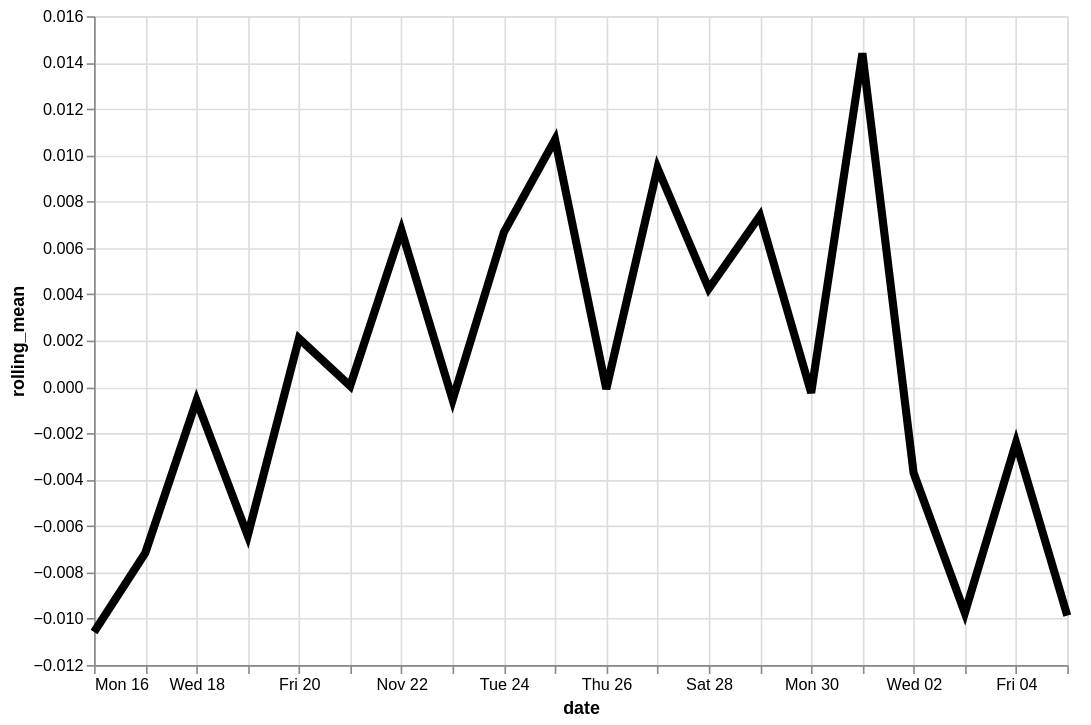

Vega-Lite specification for this chart:
### Vega-Lite specification from a JSON file in a GitHub repository (floating-point values rounded to 4 significant figures)
{"config": {"view": {"continuousWidth": 400, "continuousHeight": 300}}, "data": {"name": "data-cdfc31b17921d26df27ffb8aee7bc994"}, "mark": {"type": "line", "color": "black", "size": 5}, "encoding": {"x": {"type": "temporal", "field": "date"}, "y": {"type": "quantitative", "field": "rolling_mean"}}, "height": 400, "transform": [{"window": [{"op": "mean", "field": "residual", "as": "rolling_mean"}], "frame": [-4, 3]}], "width": 600, "$schema": "https://vega.github.io/schema/vega-lite/v4.8.1.json", "datasets": {"data-cdfc31b17921d26df27ffb8aee7bc994": [{"date": "2020-11-16", "residual": 0.0237}, {"date": "2020-11-17", "residual": 0.004311}, {"date": "2020-11-18", "residual": -0.007914}, {"date": "2020-11-19", "residual": -0.0624}, {"date": "2020-11-20", "residual": 0.006507}, {"date": "2020-11-21", "residual": 0.03227}, {"date": "2020-11-22", "residual": -0.04136}, {"date": "2020-11-23", "residual": 0.06166}, {"date": "2020-11-24", "residual": 0.007317}, {"date": "2020-11-25", "residual": 0.05801}, {"date": "2020-11-26", "residual": -0.06647}, {"date": "2020-11-27", "residual": -0.004551}, {"date": "2020-11-28", "residual": 0.03856}, {"date": "2020-11-29", "residual": -0.05386}, {"date": "2020-11-30", "residual": 0.03493}, {"date": "2020-12-01", "residual": 0.01998}, {"date": "2020-12-02", "residual": 0.03253}, {"date": "2020-12-03", "residual": -0.003189}, {"date": "2020-12-04", "residual": 0.05081}, {"date": "2020-12-05", "residual": -0.1495}]}}
